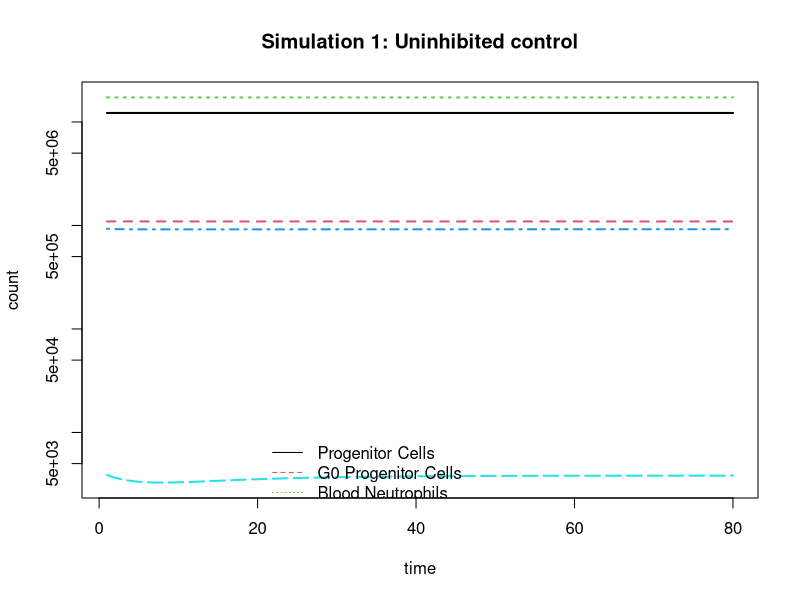

Reproduce this figure in R.
# myeloL2.R Model of CML 23 Nov 2012
#
library(deSolve)
# state variables are capitalized
# P   = progenitors (old CFU-GM)
# Q   = quiescent progenitors
# N   = Neutrophils
#TN   = Tissue Neutrophils
#AN   = Activated Neutrophils
# D   = dead cell
#GM   = GM-CSF   
#NAP2 = neutrophil activating peptide-2 
#RAC2 = G protein associated with increased ROS production
#Mcl1 = mantle cell lymphoma 1 (antiapoptosis factor)
#ROS  = reactive oxygen species

# Drugs used to manipulate the system
#bu = Busulfan = DNA crosslinker  (1)  drop state variable P by 10^(2*bu/20)
#mo = MOR103 = Ab blocker of GM   (2)
#das= dasatinib                   (3)
#sb = SB272844 = IL8 inhibitor    (4)
#cn = CNDAC = sapacitabine becomes this = SSB producer = DSBs in S via HR  (5)
#seli = seliciclib = cdk9 inhibitor, blocks transcription of Mcl-1 (6)
#imab = imatinib = anti-TNF monoclonal antibody (7)
#ifna = interferon alpha (8)
#antiox = ascorbic acid, antoxidant (9)


fmyelo <- function(Time, State, Pars) {
	with(as.list(c(State, Pars)), {
				vX.P =Vx.p*(1+il3/Kil3)
				vP.P =P*Vp.p*GM/(GM+Kgm)/(1+cn/Kcn)*(1-Qf)
				vP.N =P*Vp.n*g/(g+Kg)
				vN.TN =N*Vn.tn*il8/(il8+Kil8)/(1+sb/Ksb)
				vTN.X =TN*Vtn.x/(1+Mcl1/Kmcl1)
				vTN.AN =TN*Vtn.an*NAP2/(NAP2+Knap2)
				vAN.TN =AN*Van.tn
				vP.Q =P*Vp.p*GM/(GM+Kgm)/(1+cn/Kcn)*Qf
				vQ.P =Q*Vq.p/(1+P/Kp)
				vX.GM =Vx.gm/(1+N/Kn)/(1+mo/Kmo)
				vGM.X=GM*Vgm.x
				vX.NAP2=Vx.nap2*(1+BcrAbl/(Kabl*(1+das/Kdas)))
				vNAP2.X=NAP2*Vnap2.x
				vX.RAC2=Vx.rac2*(1+AN/Kan)
				vRAC2.X=RAC2*Vrac2.x
				vN.X=N*Vn.x/(1+Mcl1/Kmcl1)
				vX.MCL1=Vx.mcl1*(1+BcrAbl/Kabl2)/(1+seli/Kseli)/(1+ifna/Kifna)
				vMCL1.X=Mcl1*Vmcl1.x
				vX.ROS=RAC2*Vx.ros/(RAC2+Krac2)
				vGSH.GSSG=ROS*Vgsh.gssg/(ROS+Kros)*(gsh/Kgsh/(1+gsh/Kgsh))
				vN.M=P*Vn.m
				vGSSG.GSH=GSSG*Vgssg.gsh/(GSSG+Kgssg)
				vROS.X=ROS*antiox*Kros2
				vBACT.X=bact*Vbact.x*ROS^nHr/(ROS^nHr+kkmax)
				vX.ABL=0
				vABL.X=0
				
				dP =vX.P+vP.P-vP.N-vP.Q+vQ.P-vN.M;
				dQ =vP.Q-vQ.P;
				dN =vP.N*volM/volP-vN.TN-vN.X
				dTN=vN.TN*volP/volT-vTN.X-vTN.AN+vAN.TN
				dAN=vTN.AN-vAN.TN
				dGM =vX.GM-vGM.X
				dNAP2   =vX.NAP2-vNAP2.X
				dRAC2   =vX.RAC2-vRAC2.X
				dMcl1   =vX.MCL1-vMCL1.X
				dROS    =vX.ROS-vGSH.GSSG-vROS.X
				dBACT   =0
				dabl    =vX.ABL-vABL.X
				dgsh	=vGSSG.GSH-vGSH.GSSG
				dGSSG   =vGSH.GSSG-vGSSG.GSH
				return(list(c(dP,dQ,dN,dTN,dAN,dGM,dNAP2,dRAC2,dMcl1,dROS,dBACT,dabl,dgsh,dGSSG),
   						    c(v0=vX.P,vP.P=vP.P,vP.N=vP.N,vN.TN=vN.TN,vTN.X=vTN.X,vTN.AN=vTN.AN,vAN.TN=vAN.TN,vP.Q=vP.Q,vQ.P=vQ.P,
vX.GM=vX.GM,vGM.X=vGM.X,vX.NAP2=vX.NAP2,vNAP2.X=vNAP2.X,vX.RAC2=vX.RAC2,vN.X=vN.X,
vX.MCL1=vX.MCL1,vMCL1.X=vMCL1.X,vN.M=vN.M,vBACT.X=vBACT.X,v14=vRAC2.X,v18=vX.ROS,
v19=vGSH.GSSG,v21=vGSSG.GSH,v22=vROS.X,v23=vX.ABL,v24 =vABL.X))
					   )
			})
}


pars=c(Vx.p=4.25e3, Kil3=1, Vp.p=.0203, Kgm=2, Kcn=100, Vp.n=.026, Kg=1, Kmo=1,
	  Vn.tn=.781, Kil8=396, Ksb=250, Vtn.x=.038, Kmcl1=2.438, Vtn.an=.001, Knap2=.1, 
	  Van.tn=.09, Vq.p=.53778, Kp=7e4, Vx.gm=2.007, Kn=5e5, Vgm.x=.05,
      Vx.nap2=.002, Kabl=1, Kdas=5, Vnap2.x=.2, Vx.rac2=1.5, Kan=100, Vrac2.x=.1, 
	  Vn.x=2e-3, Vx.mcl1=1, Kabl2=1, Vmcl1.x=.5, Vx.ros=980, Krac2=250,
      Vgsh.gssg=382.8, Vgssg.gsh=155.8,Kgssg=30,Kros=30, Kgsh=9.5e5, Vn.m=1.309e-3,Kros2=.104,
          Kseli=.3, Kifna=1, Vbact.x=5.756e-2, nHr=2.5,kkmax=320,Vx.abl=.22,Ktnfa=1,Kimab=1, Vabl.x=.0145,
	  g=11.0, il3=51.0, il8=4,                             
	  Qf=.0373, volP=2900, volM=1400, volT=65700,        # these are boundary  conditions
	  bu=0,mo=0,das=0,sb=0,cn=0,seli=0,imab=0,ifna=0,antiox=7)      # Drug concentrations

X0=c(P=1.222e7, Q=1.094e6, N=1.727e7, TN=9.296e5, AN=3875,
	 GM=1.129,NAP2=.01004, RAC2=26.59, Mcl1=2.021, ROS=1.967, bact=0, BcrAbl=5, gsh=1e6, GSSG=0)                                                                                                  # Starting values for variables
                                                                           # When bact>0 initialise il8 to bact*5e-4 +4
									   # When bact>0 initialise tnfa to bact*5e-6
									   # When bact>0 initialise abl to tnfa
times <- seq(1,80, by = 1)
out   <- ode(X0, times, fmyelo, pars)
head(out)
tail(out)  
X0=out[80,2:19]

# DNA cross-linking
#  bu=20 # set to MTD
#  (eventdat <- data.frame(var = "P", time = 0, value = 1/10^(2*bu/20), method = "mult"))
# Bob, this is a one time 100 fold drop in progenitor numbers due to busulfan
#  out   <- ode(X0, -20:600, fmyelo, pars,events = list(data = eventdat))
# tail(out) 

 matplot(out[ , 1], out[ , 2:6], type = "l", xlab = "time", ylab = "count",
		main = "Simulation 1: Uninhibited control", log="y", lwd = 2)
 legend(20,1e4, c("Progenitor Cells", "G0 Progenitor Cells","Blood Neutrophils","Tissue Neutrophils",
				"activated Neutrophils"), col = 1:5, lty = 1:5,bty="n")
